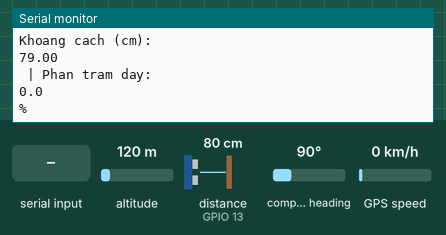
The sketch below on a simulated ESP32. On the bench: the last lines printed to the serial monitor. Wiring (inferred from the names in the program): ultrasonic range finder: trigger GPIO 14; echo GPIO 13. The test bench sets the inputs (shaded band); at power-on: altitude 120 m, distance to the obstacle (sensor on GPIO 13) 80 cm, compass heading 90°, GPS speed 0 km/h. The echo pulse lasts 58.3 µs per cm; the GPS gets a fix after 3 s at 37.7749, -122.4194 with 8 satellites; no MQTT or app messages arrive unless stated.

Above: at 1.3 s.
1.4 s: altitude set to 20 m
At 2.28 s:
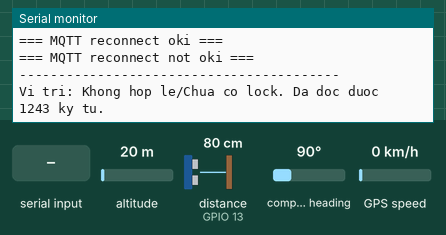
3.6 s: "$huuco\n" received over Serial
5.8 s: "$voco\n" received over Serial
11.8 s: "$khongxacdinh\n" received over Serial
13.8 s: distance to the obstacle (sensor on GPIO 13) set to 2 cm
At 15.1 s:
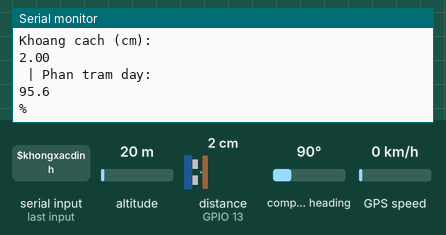
15.3 s: "$huuco\n" received over Serial
Timing chart, 0 to 18.3 s (numbered marks = the images above; inputs shaded):
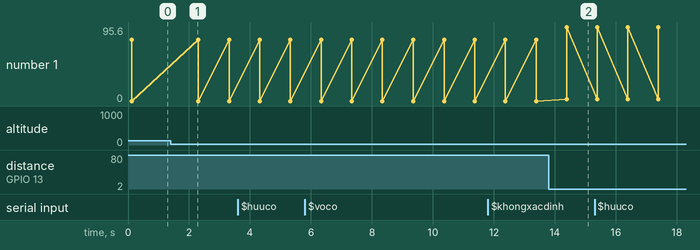

Measured:
- after the input at 1.4 s, the serial monitor: prints a new line after 0.88 s (image 1)
- after the input at 13.8 s, the serial monitor: prints a new line after 0.59 s (image 2)
- plotted number 1: 0 → 95.6 after the input at 13.8 s

The sketch:

rac_4g_ver2.ino
```cpp
#define TINY_GSM_MODEM_SIM7600  // LUÔN ĐẶT Ở ĐÂY
#define DEBUG 1

#include <Arduino.h>
#include <TinyGsmClient.h>
#include <PubSubClient.h>
#include <TinyGPSPlus.h>
#include <TimeLib.h>
#include <TimeAlarms.h>
#include <ArduinoJson.h>

// =========================================================
// === CẤU HÌNH SERIAL VÀ DEBUG ===
// =========================================================

#ifdef DEBUG
#define DEBUG_PRINT(...) Serial.print(__VA_ARGS__)      // KHÔNG CÓ DẤU CHẤM PHẨY
#define DEBUG_PRINTLN(...) Serial.println(__VA_ARGS__)  // KHÔNG CÓ DẤU CHẤM PHẨY
#else
#define DEBUG_PRINT(...)
#define DEBUG_PRINTLN(...)
#endif
// HardwareSerial& s = Serial;
//----------------------khai bao GSM--------------------------
#define Serial_GMS Serial2
const int SIM_BAUD = 115200;
const int SIM_RX_PIN = 16;  // Nối với A7680C TXD
const int SIM_TX_PIN = 17;  // Nối với A7680C RXD

const char apn[] = "v-internet";  // THAY TÊN APN CỦA BẠN
const char gprsUser[] = "";
const char gprsPass[] = "";
const char* broker = "mqtt.thingsboard.cloud";
const int TB_PORT = 1883;
const char* tbToken = "mdP4E3CsmWON6zlh2MYJ";  // <<< THAY TOKEN CỦA BẠN!
const char* topicTelemetry = "v1/devices/me/telemetry";

TinyGsm modem(Serial_GMS);
TinyGsmClient client(modem);
PubSubClient mqtt(client);

const long INTERVAL_MS = 10000;
uint32_t lastRead = 0;
long counter = 0;

uint32_t lastReconnectAttempt = 0;
const long MQTT_RECONNECT_INTERVAL = 10000;

const size_t JSON_DOC_SIZE = 300;


//---------------------end khai bao GSN-----------------------

//--------------------khai bao AI esp32 cam------------------
// Serial 0: Giao tiếp với ESP32-CAM và Debug
HardwareSerial Serial_CAM(0);  // Sử dụng UART 0, nhưng re-map pin để giải phóng pin 1/3 cho Debug.
const int COMM_RX_PIN = 5;
// const int COMM_TX_PIN = 18; // Remap TX0 sang GPIO 21
const int COMM_BAUD = 115200;
//------------------end khai bao AI esp32 cam----------------

//
//--------------------khai bao HC_SR40-----------------------
const int TRIG_PIN = 14;
const int ECHO_PIN = 13;
const float BIN_HEIGHT_CM = 50.0;
const float SENSOR_OFFSET_CM = 5.0;
float distance;
float fill_percent;
long measureDistanceCM();
float calculateFillPercent(long distance_cm);

//--------------------end khai bao HC_SR40------------------

//--------------------khai bao GPS--------------------------
#define GPS_BAUD 9600  // Tốc độ Baud mặc định của NEO-6M
#define Serial_GPS Serial1
const int GPS_RX_PIN = 2;  // NEO-6M TXD
const int GPS_TX_PIN = 4;  // NEO-6M RXD
TinyGPSPlus gps;

//--------------------end khai bao GPS----------------------
//--------------------khai bao timer-----------------------
#define step_50ms 100
#define step_250ms 250
#define step_1s 1
#define step_2s 2
#define step_5s 5
#define step_10s 10
#define step_30s 30
#define step_15s 15
#define step_1m 60
#define step_90s 90
#define step_5m 60 * 5
#define step_60m 60 * 60

unsigned long time_50msecond = 0;
unsigned long time_250msecond = 0;
unsigned long time_1second = 0;
unsigned long time_2second = 0;
unsigned long time_5second = 0;
unsigned long time_10second = 0;
unsigned long time_30second = 0;
unsigned long time_1minute = 0;
unsigned long time_90second = 0;
unsigned long time_5minute = 0;
unsigned long time_60minute = 0;
//--------------------end khai bao timer-------------------

// -----------------------------------------------------------------
String trashType;
float trash_height = 0;
String time_GPS;
long location_long, location_lat;

// -----------------------------------------------------------------

void setup() {
  // 1. Khởi tạo Serial 0 (SerialComm) và Remap
  Serial.begin(COMM_BAUD);
  delay(100);
  setupGPRS_MQTT();
  setup_GPS();
  setup_HC();
  setup_espcam();
}


// -----------------------------------------------------------------
// === LOOP (Hàm lặp lại) ===
// -----------------------------------------------------------------

void loop() {
  // DEBUG_PRINTLN("test");
// timer thoi gian doc HC va load du lieu esp32 cam
  if (TimeReached(time_250msecond)) {
    SetNextTimeInterval(time_250msecond, step_250ms);
    HC_loop();
    mqtt.loop();
    serialEvent_cam();
  }
// timer thoi gian reconnect server mqtt
  if (TimeReached(time_5second)) {
    SetNextTimeInterval(time_5second, step_5s * 1000);
    if (!mqtt.connected()) {
      DEBUG_PRINTLN("=== MQTT NOT CONNECTED ===");
      if (mqttConnect()) {
        DEBUG_PRINTLN("=== MQTT reconnect oki ===");
      }
      {
        DEBUG_PRINTLN("=== MQTT reconnect not oki ===");
      }
    }
  }
// timer thoi gian doc cam bien GPS
  if (TimeReached(time_30second)) {
    SetNextTimeInterval(time_30second, step_30s * 1000);
    smartDelay(100);
    printGPSInfo();
  }
// timer thoi gian gui du lieu len server
  if (TimeReached(time_10second)) {
    SetNextTimeInterval(time_10second, step_10s * 1000);
    sendTelemetryData();
  }
}
```

GPS.ino
```cpp
void setup_GPS() {


  Serial_GPS.begin(GPS_BAUD, SERIAL_8N1, GPS_RX_PIN, GPS_TX_PIN);
  DEBUG_PRINTLN("Serial_GPS (Serial 1) khoi tao tren GPIO 2/4.");
}

// -----------------------------------------------------------------

// Hàm đọc dữ liệu từ Serial_GPS và phân tích bằng TinyGPSPlus
static void smartDelay(unsigned long ms)
{
  unsigned long start = millis();
  do {
    // Đọc tất cả các byte khả dụng từ Serial_GPS và đưa vào bộ mã hóa của TinyGPSPlus
    while (Serial_GPS.available()) {
      gps.encode(Serial_GPS.read());
    }
  } while (millis() - start < ms);
}

// Hàm in ra thông tin GPS (Chỉ in khi có giá trị hợp lệ)
static void printGPSInfo() {
  DEBUG_PRINTLN("-----------------------------------------");

  // Kiểm tra vị trí (Location)
  if (gps.location.isValid()) {
    DEBUG_PRINT("Vi do: ");
    DEBUG_PRINTLN(gps.location.lat(), 6);
    location_lat = gps.location.lat();
    DEBUG_PRINT("Kinh do: ");
    DEBUG_PRINTLN(gps.location.lng(), 6);
    location_long = gps.location.lng();
  } else {
    DEBUG_PRINT("Vi tri: Khong hop le/Chua co lock. Da doc duoc ");
    DEBUG_PRINT(gps.charsProcessed());
    DEBUG_PRINTLN(" ky tu.");
    location_lat = -1;
    location_long = -1;
  }

  // Kiểm tra số vệ tinh
  DEBUG_PRINT("So ve tinh: ");
  DEBUG_PRINTLN(gps.satellites.value());

  // Kiểm tra thời gian
  if (gps.time.isValid()) {
    DEBUG_PRINT("Gio UTC: ");
    DEBUG_PRINT(gps.time.hour());
    DEBUG_PRINT(":");
    DEBUG_PRINT(gps.time.minute());
    DEBUG_PRINT(":");
    DEBUG_PRINTLN(gps.time.second());
    time_GPS = String(gps.time.hour()) + ":" + String(gps.time.minute()) + ":" + String(gps.time.second());
  } else {
    DEBUG_PRINTLN("Thoi gian: Khong hop le");
    time_GPS = "null";
  }
}
```

HC_SR04.ino
```cpp
void setup_HC() {
  // Khởi tạo chân HC-SR04
  pinMode(TRIG_PIN, OUTPUT);
  pinMode(ECHO_PIN, INPUT);
  DEBUG_PRINTLN("HC settup ");
}

// -----------------------------------------------------------------
// === LOOP (Lặp lại) ===
// -----------------------------------------------------------------

void HC_loop() {
  distance = measureDistanceCM();
  fill_percent = calculateFillPercent(distance);

  DEBUG_PRINTLN("Khoang cach (cm): ");
  if (distance > 0) {
      DEBUG_PRINTLN(distance);
      DEBUG_PRINTLN(" | Phan tram day: ");
      DEBUG_PRINTLN(fill_percent, 1);
      DEBUG_PRINTLN("%");
  } else {
      DEBUG_PRINTLN("LOI: Cam bien timeout (Qua xa hoac loi dau noi/nguon).");
      fill_percent = -1;
  }

  delay(1000); // Đọc mỗi 1 giây
}

// -----------------------------------------------------------------
// === HÀM ĐỌC KHOẢNG CÁCH (HC-SR04) ===
// -----------------------------------------------------------------

long measureDistanceCM() {
  // 1. Đảm bảo chân TRIG ở mức thấp
  digitalWrite(TRIG_PIN, LOW);
  delayMicroseconds(2);

  // 2. Phát xung 10µs
  digitalWrite(TRIG_PIN, HIGH);
  delayMicroseconds(10);
  digitalWrite(TRIG_PIN, LOW);

  // 3. Đo thời gian xung phản hồi (ECHO)
  // Timeout 30000 µs (30ms) ~ 5m
  long duration = pulseIn(ECHO_PIN, HIGH, 30000);

  // Nếu duration = 0, nghĩa là bị timeout
  if (duration == 0) return -1;

  // 4. Tính toán khoảng cách (cm)
  // Khoảng cách = (Thời gian * Tốc độ âm thanh: 0.0343 cm/µs) / 2
  long distance_cm = duration * 0.0343 / 2;
  return distance_cm;
}


// -----------------------------------------------------------------
// === HÀM TÍNH PHẦN TRĂM ĐẦY ===
// -----------------------------------------------------------------

float calculateFillPercent(long distance_cm) {
    if (distance_cm <= 0) return 0.0f; // Trả về 0% nếu lỗi đọc

    // 1. Chiều cao khả dụng (khoảng cách từ miệng đến đáy)
    float available_height = BIN_HEIGHT_CM - SENSOR_OFFSET_CM;

    // 2. Chiều sâu rác (Khoảng cách từ rác đến đáy thùng)
    float trash_depth = available_height - (float)distance_cm;

    // 3. Đảm bảo giá trị không âm
    trash_depth = (trash_depth < 0.0f) ? 0.0f : trash_depth;

    // 4. Tính phần trăm
    float fill_percentage = (trash_depth / available_height) * 100.0f;

    // Giới hạn tối đa 100%
    fill_percentage = (fill_percentage > 100.0f) ? 100.0f : fill_percentage;

    return fill_percentage;
}
```

MQTT.ino
```cpp
// -----------------------------------------------------------------
// === LOOP (Hàm lặp lại) ===
// -----------------------------------------------------------------

void MQTT_public() {
  // 1. Kiểm tra kết nối MQTT
  if (!mqtt.connected()) {
    DEBUG_PRINTLN("=== MQTT NOT CONNECTED, RETRY... ===");
    uint32_t t = millis();
    if (t - lastReconnectAttempt > MQTT_RECONNECT_INTERVAL) {
      lastReconnectAttempt = t;
      if (mqttConnect()) { lastReconnectAttempt = 0; }
    }
    return;
  }
  sendTelemetryData();
}

void MQTT_loop(){
  mqtt.loop();
}

// -----------------------------------------------------------------
// === CÁC HÀM HỖ TRỢ CHÍNH ===
// -----------------------------------------------------------------

void setupGPRS_MQTT() {
  Serial_GMS.begin(SIM_BAUD, SERIAL_8N1, SIM_RX_PIN, SIM_TX_PIN);

  DEBUG_PRINTLN("Khoi tao Modem A7680C...");
  modem.restart();
  DEBUG_PRINT("Modem Info: ");
  DEBUG_PRINTLN(modem.getModemInfo());

  // === KIỂM TRA TÍN HIỆU SÓNG (RSSI) ===
  DEBUG_PRINTLN("--- Kiem tra cuong do song ---");
  int rssi = modem.getSignalQuality(); // Giá trị từ 0-31 (99 = No signal)

  DEBUG_PRINT("Cuong do song (RSSI 0-31): ");
  if (rssi == 99) {
      DEBUG_PRINTLN("Khong phat hien song (RSSI=99).");
  } else {
      DEBUG_PRINT(rssi);
      DEBUG_PRINTLN("/31");
  }
  // ======================================

  // Kết nối GPRS
  DEBUG_PRINT("Cho ket noi mang...");
  if (!modem.waitForNetwork()) {
    DEBUG_PRINTLN(" [THAT BAI]");
    return;
  }
  DEBUG_PRINTLN(" [THANH CONG]");

  DEBUG_PRINT(F("Dang ket noi GPRS den "));
  DEBUG_PRINT(apn);
  if (!modem.gprsConnect(apn, gprsUser, gprsPass)) {
    DEBUG_PRINTLN(" [THAT BAI]");
    return;
  }
  DEBUG_PRINTLN(" [THANH CONG]");

  // Thiết lập MQTT Broker
  mqtt.setServer(broker, TB_PORT);
  mqtt.setCallback(mqttCallback);
}

boolean mqttConnect() {
  DEBUG_PRINT("Dang ket noi MQTT den ");
  DEBUG_PRINT(broker);

  boolean status = mqtt.connect("ESP32_A7680C_Client", tbToken, NULL);

  if (status == false) {
    DEBUG_PRINT(" [THAT BAI], Code: ");
    DEBUG_PRINTLN(mqtt.state());
    return false;
  }
  DEBUG_PRINTLN(" [THANH CONG]");

  mqtt.publish(topicTelemetry, "{\"status\":\"SIM connected to MQTT\"}");

  return mqtt.connected();
}

// Kích thước tài liệu JSON tĩnh (cần đủ lớn để chứa tất cả dữ liệu)
// 300 bytes là đủ cho các trường bạn đang sử dụng.

// --- GỬI DỮ LIỆU CUỐI CÙNG ---
void sendTelemetryData() {

    // Khởi tạo StaticJsonDocument
    StaticJsonDocument<JSON_DOC_SIZE> doc;

    // Thêm các trường dữ liệu
    doc["distance_cm"] = distance;
    doc["fill_percent"] = fill_percent;
    doc["trash_type"] = trashType; // Từ ESP32-CAM

    // Thêm vị trí GPS (Chỉ thêm nếu hợp lệ)
    if (location_lat != 0.0 && location_lat != 0.0) {
        // ThingBoard yêu cầu các trường này để hiển thị trên bản đồ
        doc["latitude"] = location_lat;
        doc["longitude"] = location_long;
    } else {
        doc["location_status"] = "No Fix";
    }

    // 3. Chuyển đối tượng JSON thành chuỗi (String)
    String payload;
    serializeJson(doc, payload);

    DEBUG_PRINTLN("\n--- GUI DATA MQTT ---");
    DEBUG_PRINT("Payload: ");
    DEBUG_PRINTLN(payload);

    // 4. Gửi lên MQTT
    if (mqtt.connected()) {
        if (mqtt.publish(topicTelemetry, payload.c_str())) {
            DEBUG_PRINTLN("Publish MQTT thanh cong!");
        } else {
            DEBUG_PRINT("Publish MQTT that bai. Status: ");
            DEBUG_PRINTLN(mqtt.state());
        }
    }

    // ... (Phần debug cảnh báo giữ nguyên)
    if (distance <= 0) { DEBUG_PRINTLN("CANH BAO: HC-SR04 Loi doc cam bien."); }
    if (!gps.location.isValid()) { DEBUG_PRINTLN("CANH BAO: GPS Chua co vi tri (No Fix)."); }
    DEBUG_PRINTLN("-------------------------");
}


void mqttCallback(char* topic, byte* payload, unsigned int len) {
  DEBUG_PRINT("Tin nhan den: ");
  DEBUG_PRINTLN(topic);
}
```

serial_AT.ino
```cpp
void setup_espcam() {
  Serial_CAM.begin(COMM_BAUD, SERIAL_8N1, COMM_RX_PIN, -1);
  DEBUG_PRINTLN("serial cam ok");
}
void serialEvent_cam() {
  String data = "";
  if (Serial_CAM.available()) {
    while (Serial_CAM.available()) {
      data = Serial_CAM.readStringUntil('\n');
      data.trim();
      break;
    }
  }
  if (data.startsWith("$")) {
    if (data == "$huuco") {
      trashType = "huu co";
      DEBUG_PRINTLN("--- CAM: huu co ---");
    } else if (data == "$voco") {
      trashType = "vo co";
      DEBUG_PRINTLN("--- CAM: vo co ---");
    } else if (data == "$khongxacdinh") {
      trashType = "Khong xac dinh";
      DEBUG_PRINT("--- CAM: Nhận diện không rõ: ");
      DEBUG_PRINTLN(data);
    }
  }
}
```

time_tick.ino
```cpp
long TimeDifference(unsigned long prev, unsigned long next){
  long signed_diff = 0;
  const unsigned long half_max_unsigned_long = 2147483647u;
  if(next >= prev){
    const unsigned long diff = next - prev;
    if(diff <= half_max_unsigned_long){
      signed_diff = static_cast<long>(diff);
    }
    else{
      signed_diff = static_cast<long>((0xffffffffUL - next) + prev + 1u);
      signed_diff = -1 * signed_diff;
    }
  } else{
    const unsigned long diff = prev - next;
    if(diff <= half_max_unsigned_long){
      signed_diff = static_cast<long>(diff);
      signed_diff = -1 * signed_diff;
    }else{
      signed_diff = static_cast<long>((0xffffffffUL - prev) + next + 1u);
    }
  }
  return signed_diff;
}


long TimePassedSince(unsigned long timeStamp){
  return TimeDifference(timeStamp, millis());
}

bool TimeReached(unsigned long timer){
  const long pass = TimePassedSince(timer);
  return (pass >= 0);
}

void SetNextTimeInterval(unsigned long& timer, const unsigned long step){
  timer += step;
  const long passed = TimePassedSince(timer);
  if(passed < 0) {return;}
  if (static_cast<unsigned long>(passed) > step){
    timer = millis() + step;
    return;
  }
  timer = millis() + (step - passed);
}
```
